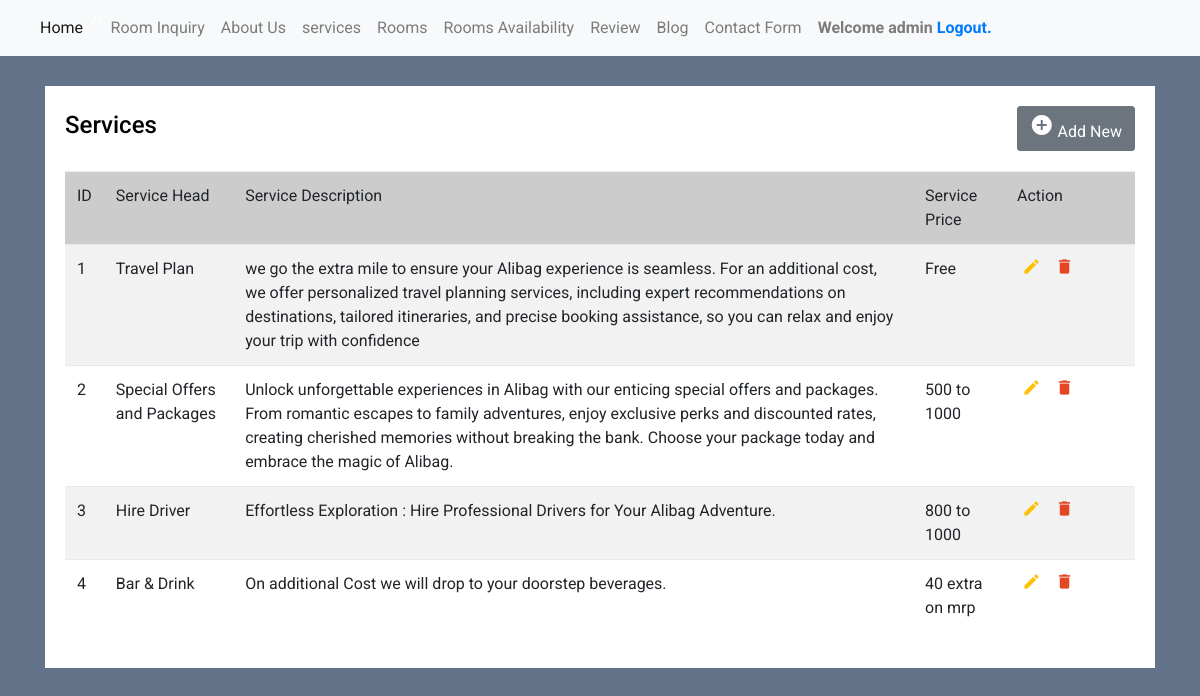
/admin/services.php (signed in), run on the app's committed database.
### tables this page shows
CREATE TABLE `services` (
  `id` int(11) NOT NULL,
  `service_head` varchar(50) NOT NULL,
  `service_liner` varchar(50) NOT NULL,
  `serv_stage` varchar(50) NOT NULL,
  `serv_desc` varchar(1000) NOT NULL,
  `serv_price` varchar(50) NOT NULL
);

### admin/services.php (the view, shortened to what this page needs)
<?php
include('dbconnection.php');
if(!isset($_SESSION['valid'])) {
    header('Location: index.php');
}
else
{
?>
<!DOCTYPE html>
<html lang="en">
<head>
<link rel="stylesheet" href="https://stackpath.bootstrapcdn.com/bootstrap/4.5.0/css/bootstrap.min.css">
<link rel="stylesheet" href="https://maxcdn.bootstrapcdn.com/font-awesome/4.7.0/css/font-awesome.min.css">
</head>
<body>
<nav class="navbar navbar-expand-lg navbar-light bg-light">
<div class="collapse navbar-collapse" id="navbarSupportedContent">
<ul class="navbar-nav mr-auto">
<li class="nav-item active">
<a class="nav-link" href="main.php">Home <span class="sr-only">(current)</span></a>
</li>
<li class="nav-item">
<a class="nav-link" href="room_inquiry.php">Room Inquiry</a>
</li>
<li class="nav-item">
<a class="nav-link" href="about_us.php">About Us</a>
</li>
<li class="nav-item">
<a class="nav-link" href="services.php">services</a>
</li>
<li class="nav-item">
<a class="nav-link" href="main.php">Rooms</a>
</li>
<li class="nav-item">
<a class="nav-link" href="room_availibility.php">Rooms Availability</a>
</li>
<li class="nav-item">
<a class="nav-link" href="review.php">Review</a>
</li>
<li class="nav-item">
<a class="nav-link" href="blog.php">Blog</a>
</li>
<li class="nav-item">
<a class="nav-link" href="contact.php">Contact Form</a>
</li>
<li class="nav-item">
<div class="nav-link"><b>Welcome <?php echo $_SESSION["username"]; ?> <a href="logout.php" tite="Logout">Logout.</a></b></div>
</li>
</ul>
</div>
</nav>
<div class="container-xl">
<div class="table-responsive">
<div class="table-wrapper">
<div class="table-title">
<div class="row">
<div class="col-sm-5">
<h2>Services</h2>
</div>
<div class="col-sm-7" align="right">
<a href="insert.php" class="btn btn-secondary"><i class="material-icons">&#xE147;</i> <span>Add New</span></a>
</div>
</div>
</div>
<table class="table table-striped table-hover">
<thead>
<tr bgcolor='#CCCCCC'>
<td>ID</td>
<td>Service Head</td>
<td>Service Description</td>
<td>Service Price</td>
<td>Action</td>
</tr>
</thead>
<tbody>
<?php
$ret=mysqli_query($con,"SELECT * FROM services");
$cnt=1;
$row=mysqli_num_rows($ret);
if($row>0){
while ($row=mysqli_fetch_array($ret)) {
?>
<tr>
<td><?php echo $cnt;?></td>
<td><?php  echo $row['serv_stage'];?></td>
<td><?php  echo $row['serv_desc'];?></td>
<td><?php  echo $row['serv_price'];?></td>
<td>
<?php
if($_SESSION["admin_status"] == "Y")
{
    ?>
    <a href="edit_services.php?editid=<?php echo htmlentities ($row['id']);?>" class="edit" title="Edit" data-toggle="tooltip"><i class="material-icons">&#xE254;</i></a>
    <a href="index.php?delid=<?php echo ($row['id']);?>" class="delete" title="Delete" data-toggle="tooltip" onclick="return confirm('Do you really want to Delete ?');"><i class="material-icons">&#xE872;</i></a>
    <?php
}
?>
</td>
</tr>
<?php
$cnt=$cnt+1;
} } else {?>
<tr>
    <th style="text-align:center; color:red;" colspan="6">No Record Found</th>
</tr>
<?php } ?>
</tbody>
</table>
</div>
</div>
</div>
</body>
</html>
<?php
}
?>

### admin/services.php (style rules this page uses)
body { color: #fff; background: #63738a; font-family: 'Roboto', sans-serif; }
.table-responsive { margin: 30px 0; }
.table-wrapper { min-width: 1000px; background: #fff; padding: 20px; box-shadow: 0 1px 1px rgba(0,0,0,.05); }
.table-title { font-size: 15px; padding-bottom: 10px; margin: 0 0 10px; min-height: 45px; }
.table-title h2 { margin: 5px 0 0; font-size: 24px; color: black; }
table.table tr th, table.table tr td { border-color: #e9e9e9; }
table.table td:last-child { width: 130px; }
table.table td a { color: #a0a5b1; display: inline-block; margin: 0 5px; }
table.table td a.edit { color: #FFC107; }
table.table td a.delete { color: #E34724; }
table.table td i { font-size: 19px; }
.form-control, .btn { border-radius: 3px; }

### data on the page
services: serv_stage "Travel Plan", serv_desc "we go the extra mile to ensure your Alibag experience is seamless. For an additional cost, we offer personalized travel planning services, including expert recommendations on destinations, tailored itineraries, and precise booking assistance, so you can relax and enjoy your trip with confidence", serv_price "Free"
services: serv_stage "Special Offers and Packages", serv_desc "Unlock unforgettable experiences in Alibag with our enticing special offers and packages. From romantic escapes to family adventures, enjoy exclusive perks and discounted rates, creating cherished memories without breaking the bank. Choose your package today and embrace the magic of Alibag.", serv_price "500 to 1000"
services: serv_stage "Hire Driver", serv_desc "Effortless Exploration : Hire Professional Drivers for Your Alibag Adventure.", serv_price "800 to 1000"
services: serv_stage "Bar & Drink", serv_desc "On additional Cost we will drop to your doorstep beverages.", serv_price "40 extra on mrp"

### other printed values
$_SESSION["username"] "admin"
